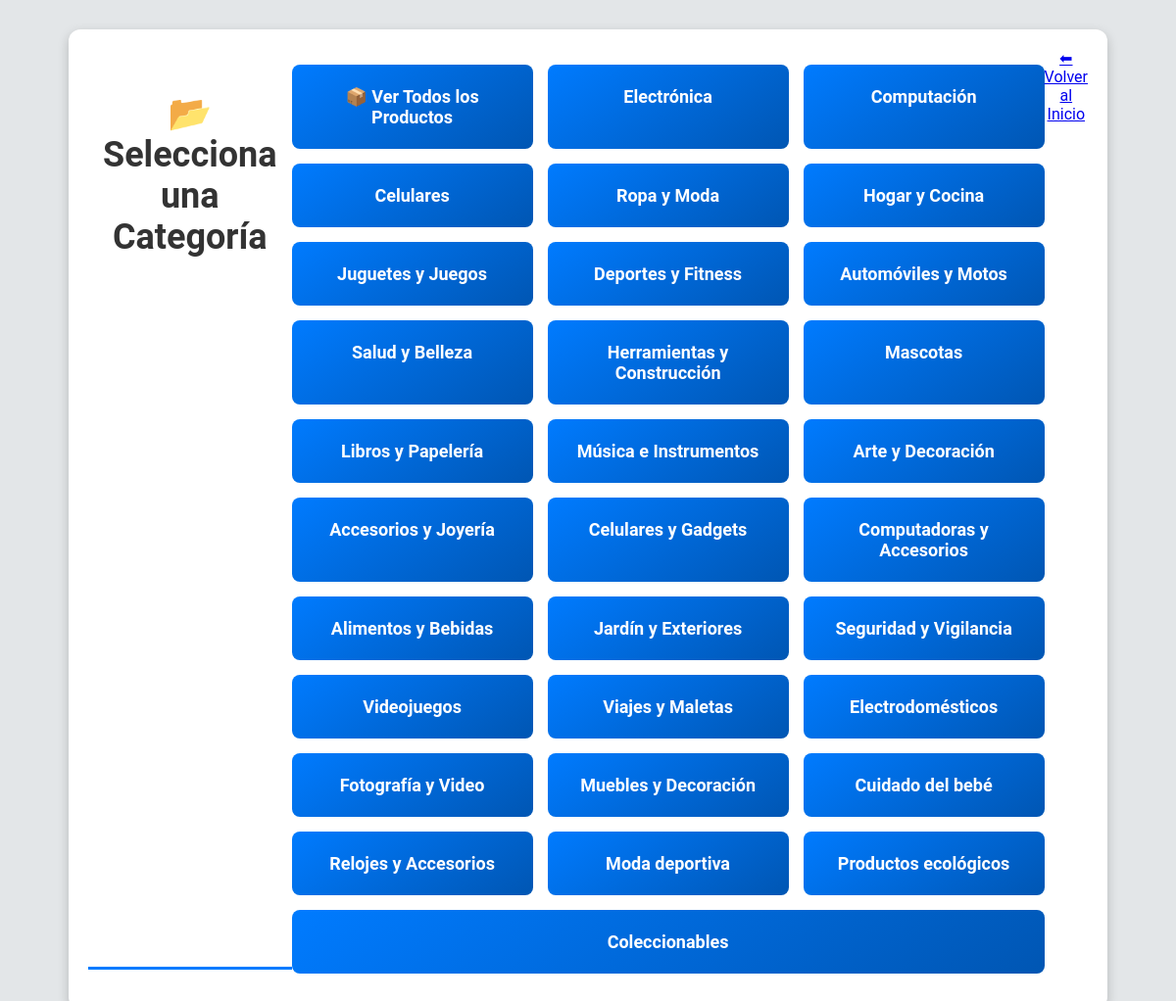
The app's page /routes/listado_categorias.php with its own data.
### tables this page shows
CREATE TABLE IF NOT EXISTS categoria (
    id INT PRIMARY KEY AUTO_INCREMENT,
    nombre VARCHAR(100) NOT NULL,
    descripcion TEXT DEFAULT NULL
);

### routes/listado_categorias.php (called while the page is built, shortened)
<?php
$db = new Connection();
$conexion = $db->connect();
$sql = "SELECT * FROM categoria";
$resultado = mysqli_query($conexion, $sql);
include_once "../views/listado_categoria.php"
?>

### views/listado_categoria.php (the view, shortened to what this page needs)
<!DOCTYPE html>
<html lang="es">
<head>
    <link rel="stylesheet" href="../routes/public/index.css">
    <link rel="stylesheet" href="../routes/public/categorias.css">
</head>
<body>
    <div class="container">
    <div class="category-header">
    <h2>📂 Selecciona una Categoría</h2>
    </div>
    <ul class="category-list">
            <li><a href="filtrar_categoria.php?categoria=all" class="btn-all">📦 Ver Todos los Productos</a></li>
            <?php while ($fila = mysqli_fetch_assoc($resultado)): ?>
                <li><a href="filtrar_categoria.php?categoria=<?= $fila['id'] ?>">
                    <?= htmlspecialchars($fila['nombre']) ?>
                </a></li>
            <?php endwhile; ?>
        </ul>
        <a href="../index.php" class="btn-back">⬅ Volver al Inicio</a>
    </div>
</body>
</html>

### routes/public/index.css (style rules this page uses)
body { font-family: 'Arial', sans-serif; background-color: #f5f5f5; margin: 0; padding: 0; }
.container { display: flex; margin: 20px; }

### routes/public/categorias.css (style rules this page uses)
body { font-family: 'Roboto', sans-serif; background-color: #e3e6e8; margin: 0; padding: 0; }
.container { width: 85%; max-width: 1100px; margin: 30px auto; padding: 20px; background: #ffffff; border-radius: 12px; box-shadow: 0 4px 12px rgba(0, 0, 0, 0.2); text-align: center; }
.category-header { text-align: center; font-size: 24px; font-weight: bold; padding: 15px; color: #333; border-bottom: 3px solid #007bff; margin-bottom: 20px; }
.category-list { list-style: none; padding: 0; display: flex; flex-wrap: wrap; gap: 15px; justify-content: center; }
.category-list li { flex: 1 1 220px; padding: 12px; background: linear-gradient(145deg, #007bff, #0056b3); border-radius: 8px; text-align: center; transition: transform 0.2s, box-shadow 0.3s; }
.category-list a { text-decoration: none; color: white; font-size: 18px; font-weight: bold; display: block; padding: 10px; }

### records on screen
categoria: nombre "Electrónica"
categoria: nombre "Computación"
categoria: nombre "Celulares"
categoria: nombre "Ropa y Moda"
categoria: nombre "Hogar y Cocina"
categoria: nombre "Juguetes y Juegos"
categoria: nombre "Deportes y Fitness"
categoria: nombre "Automóviles y Motos"
categoria: nombre "Salud y Belleza"
categoria: nombre "Herramientas y Construcción"
categoria: nombre "Mascotas"
categoria: nombre "Libros y Papelería"
categoria: nombre "Música e Instrumentos"
categoria: nombre "Arte y Decoración"
categoria: nombre "Accesorios y Joyería"
categoria: nombre "Celulares y Gadgets"
categoria: nombre "Computadoras y Accesorios"
categoria: nombre "Alimentos y Bebidas"
categoria: nombre "Jardín y Exteriores"
categoria: nombre "Seguridad y Vigilancia"
categoria: nombre "Videojuegos"
categoria: nombre "Viajes y Maletas"
categoria: nombre "Electrodomésticos"
categoria: nombre "Fotografía y Video"
categoria: nombre "Muebles y Decoración"
categoria: nombre "Cuidado del bebé"
categoria: nombre "Relojes y Accesorios"
categoria: nombre "Moda deportiva"
categoria: nombre "Productos ecológicos"
categoria: nombre "Coleccionables"
